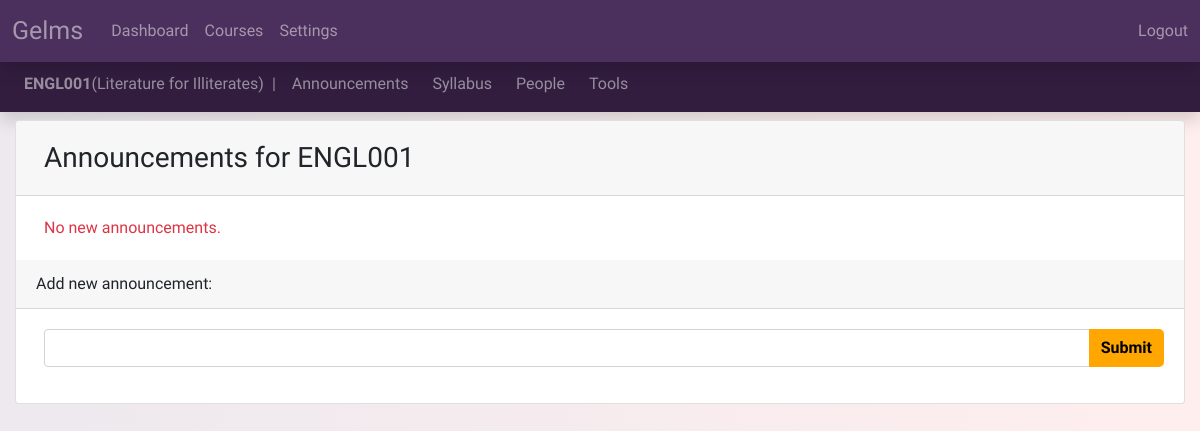
/ENGL001/announcements (signed in), run on an earlier commit of the app's database.
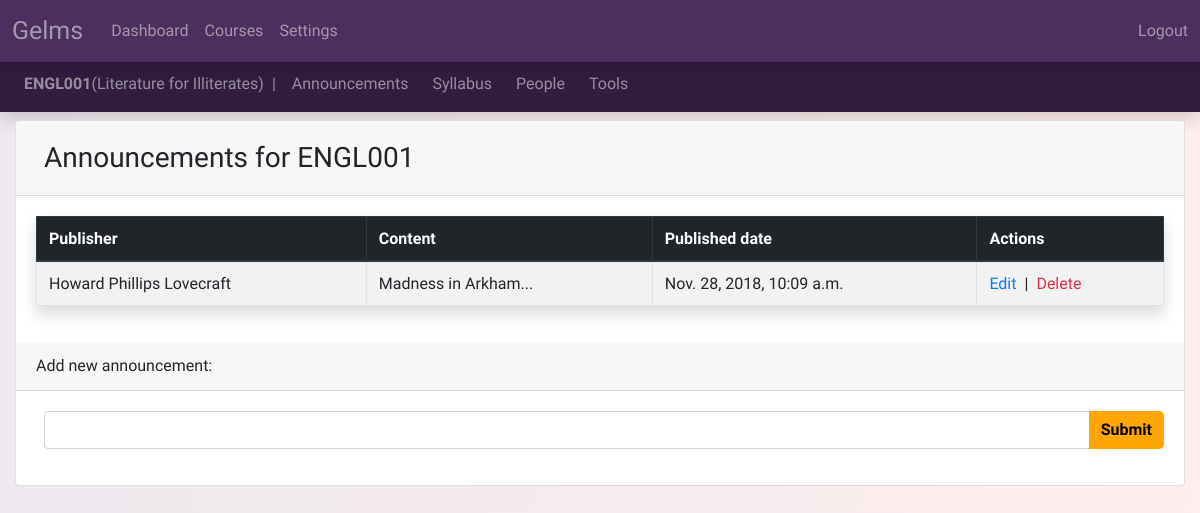
And on a later commit of the database.
### announcements/models.py (models this page shows, shortened)
class Announcement(models.Model):
    content = models.CharField(max_length=1000)
    course = models.ForeignKey(Course, related_name='course_announcements', blank=True, on_delete=models.CASCADE)
    publish_date = models.DateTimeField(blank=True,null=True)
    publisher = models.CharField(max_length=100, blank=True)

### announcements/views.py (the view)
# urls.py: path('<course_name>/announcements',AnnouncementView.course_announcements, name = 'announcements'),
    @csrf_exempt
    def course_announcements(request, course_name):
        if request.method == "POST":
            course_ob = get_object_or_404(Course, name=course_name)
            try:
                form = AnnouncementForm(request.POST)
                if form.is_valid():
                    announcement = form.save(commit=False)
                    announcement.course = course_ob
                    announcement.publish_date = datetime.now()
                    announcement.publisher = request.user.first_name + " " + request.user.last_name
                    announcement.save()
                    form = AnnouncementForm()
            except:
                form = AnnouncementForm(request.POST, instance = announcement_edit)
                if form.is_valid():
                    announcement_edit = form.save(commit=False)
                    announcement_edit.publish_date = datetime.now()
                    announcement_edit.save()
        else:
            form = AnnouncementForm()
        form.fields['content'].widget.attrs = {'class':'form-control'}
        course = get_object_or_404(Course, name=course_name)
        def user_is_registered(course=course):
            if course.teachers.filter(uid=request.user.custom_user.uid):
                return True
            if course.graders.filter(uid=request.user.custom_user.uid):
                return True
            if course.students.filter(uid=request.user.custom_user.uid):
                return True
            return False
        return render(request, 'announcements.html', {'course': course,'form':form, 'user_is_registered':user_is_registered})

### announcements/forms.py
class AnnouncementForm(forms.ModelForm):
    class Meta:
        model = Announcement
        fields = ("content",)

### courses/models.py (called while the page is built)
    def get_announcements(self):
        return self.course_announcements.order_by('-publish_date')

### templates/announcements.html (shortened to what this page needs)
{% extends 'base_course.html' %}
{% block content_course %}
<div class="card">
  <div class="card-header">
    <h3 class="mt-2 ml-2">Announcements for {{course.name}}</h3>
  </div>
  <div class="card-body">
  {% if course.course_announcements.all%}
    <table class="table table-striped table-bordered shadow">
      <thead class="thead-dark">
        <tr>
          <th scope = "col md-2">Publisher</th>
          <th scope = "col md-2">Content</th>
          <th scope = "col md-6">Published date</th>
          {% if user.custom_user.status == 'Teacher'%}
          <th scope = "col md-2">Actions</th>
          {% endif %}
        </tr>
      </thead>
        {% for announcement in course.get_announcements%}
          <tr>
            <td>{{announcement.publisher}}</td>
            <td>{{announcement.content}}</td>
            <td>{{announcement.publish_date}}</td>
            {% if user.custom_user.status == 'Teacher'%}
            <td><a href="{% url 'announcement_edit' course.name announcement.id %}" class="text-primary mr-2">Edit</a>|<a href="{% url 'announcement_delete' course.name announcement.id %}" class="text-danger ml-2">Delete</a>
            {% endif %}
          </tr>
          {% endfor %}
      </table>
  {% else %}
    <text class="text-danger ml-2">No new announcements. </text>
  {% endif %}
  </div>
  {% if user.custom_user.status == 'Teacher'%}
    <div class="card-header">
      Add new announcement:
      </div>
      <div class="card-body">
      <form class="ml-2" method="POST">
        <div class="input-group">
        {{form.content}}
          <div class="input-group-append">
            <button class="btn btn-primary" type="submit">Submit</button>
          </div>
        </div>
      </form>
    </div>
  {% endif %}
</div>
{% endblock %}

What changed in the data, as far as the page shows it:
added Announcement: publisher "Howard Phillips Lovecraft", content "Madness in Arkham...", publish_date "Nov. 28, 2018, 10:09 a.m."
Also different on the page:
text no longer shown: "No new announcements."
text now shown: "Publisher Content Published date Actions"
